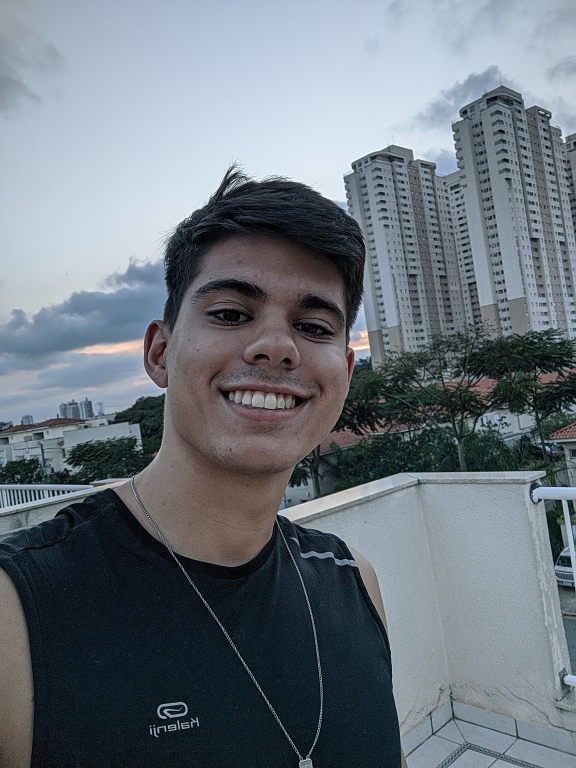
#> input picture training_data/s1/00000PORTRAIT_00000_BURST20210316181408829.jpg, 1728 x 2304 px (shown at 1/3 size); its folder holds only this picture in this run
$ python face_detection.py
#> lines starting #> are read from the running program, lines starting #| are printed output that depends on the picture; after the words box and inside, x2 and y2 are one past the last pixel; in counts of white or black regions, pixels touching at a corner belong together
### training.py
import cv2
import os
import numpy as np

subjects = ["", "Gabriel", "Beatriz"]

# Detect Images Algorithm
def detect_face(img):
    gray = cv2.cvtColor(img, cv2.COLOR_BGR2GRAY)
    faceCascade = cv2.CascadeClassifier('xml/lbpcascade_frontalface.xml')
    faces = faceCascade.detectMultiScale(gray, scaleFactor=1.2, minNeighbors=5)
    if (len(faces) == 0):
        return None, None

    (x, y, w, h) = faces[0]
    return gray[y:y+w, x:x+h], faces[0]

def prepare_training_data(folder_path):
#> called with folder_path = 'training_data'
    dirs = os.listdir(folder_path)
    faces = []
    labels = []

    for dirName in dirs:
        if not dirName.startswith("s"):
            continue
        label = int(dirName.replace("s", ""))
        subjectDirPath = folder_path + "/" + dirName
        subjectImagesName = os.listdir(subjectDirPath)

        for imageName in subjectImagesName:
            if imageName.startswith("."):
                continue

            imagePath = subjectDirPath + "/" + imageName
            image = cv2.imread(imagePath)
#> image is the input picture: shape (2304, 1728, 3); mean B, G, R 125.5, 117.5, 108.3
            cv2.imshow("Training on image...", cv2.resize(image, (400, 500)))
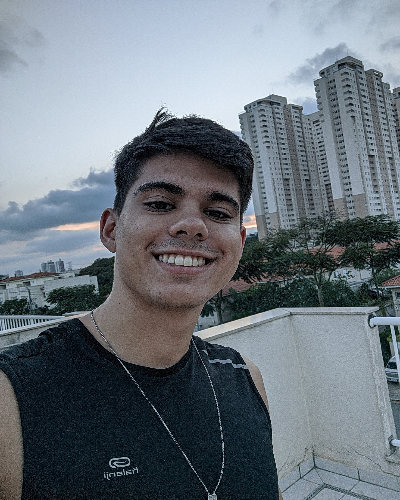
#> window 'Training on image...': shape (500, 400, 3); mean B, G, R 125.4, 117.4, 108.2
            cv2.waitKey(100)
            face, rect = detect_face(image)
#> in detect_face, `faces = faceCascade.detectMultiScale(gray, scaleFactor=1.2, minNeighbo..`: faces = [[492, 689, 664, 664]]
#> in detect_face, `(x, y, w, h) = faces[0]`: x = 492; y = 689; w = 664
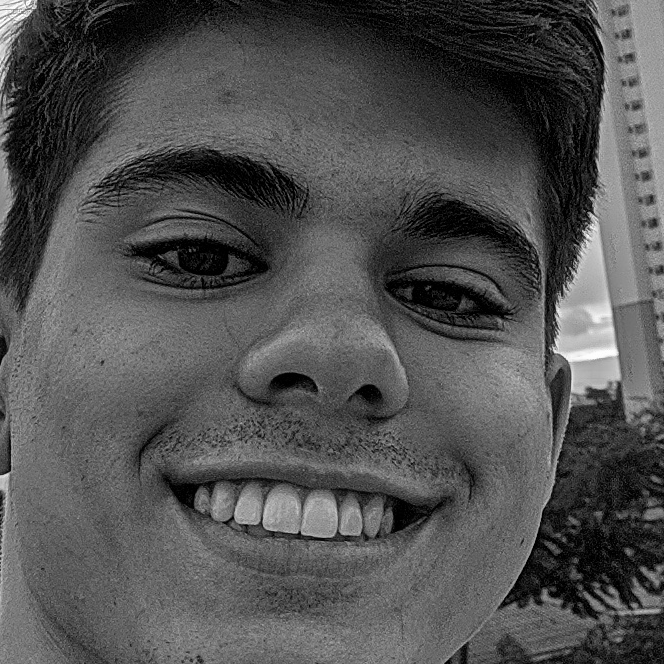
#> face: shape (664, 664); min 0, max 254, mean 81.1
#> rect = [492, 689, 664, 664]

            if face is not None:
                faces.append(face)
                labels.append(label)
#> pass 2 of the loop in prepare_training_data, `for dirName in dirs:`:
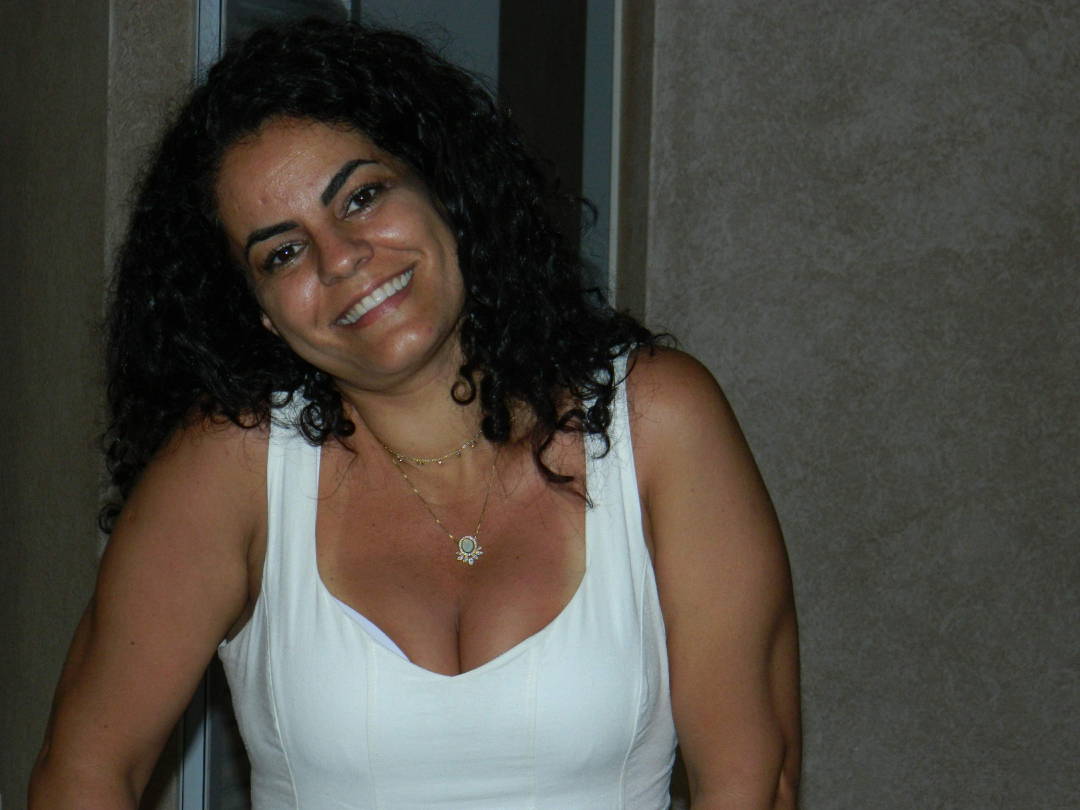
#> input picture training_data/s2/DSCN4693.JPG, 4320 x 3240 px (shown at 1/4 size)
#> in prepare_training_data, image is the input picture: shape (3240, 4320, 3); mean B, G, R 65.1, 72.5, 76.9
#> in prepare_training_data, `cv2.imshow("Training on image...", cv2.resize(image, (400, 500)))`:
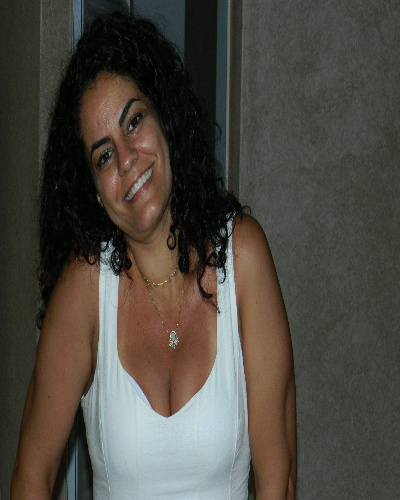
#> window 'Training on image...': shape (500, 400, 3); mean B, G, R 65, 72.4, 76.8
#> in detect_face (call 2), `gray = cv2.cvtColor(img, cv2.COLOR_BGR2GRAY)`:
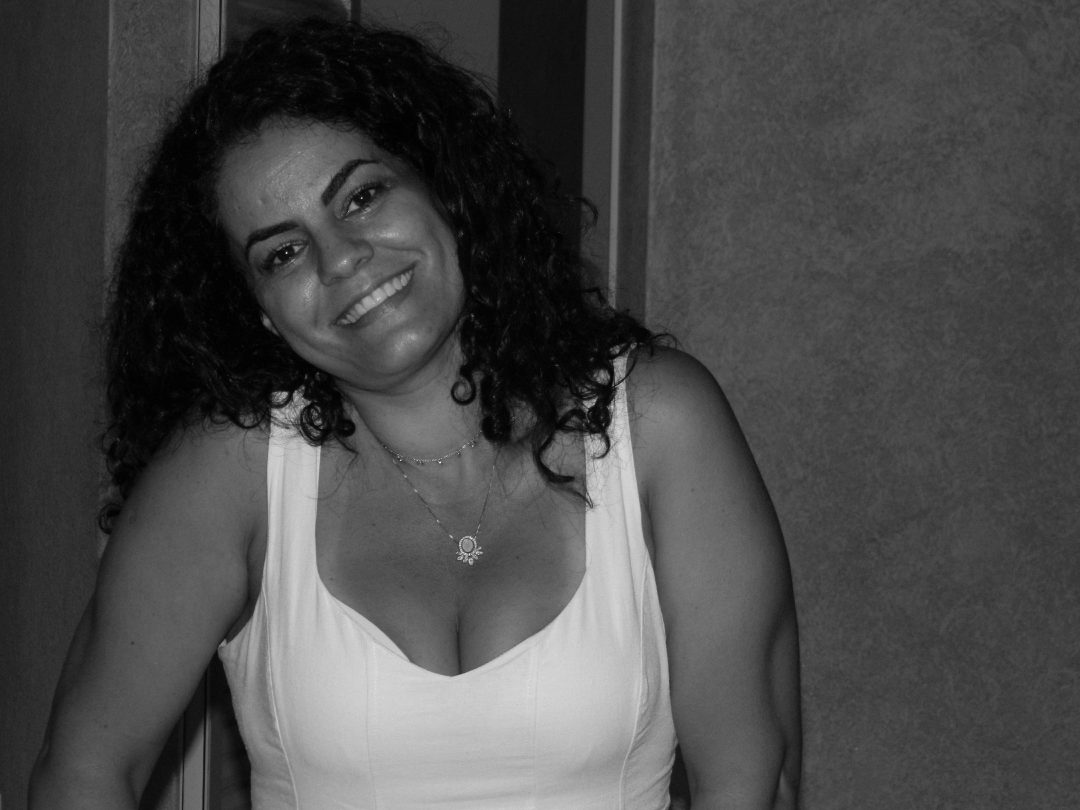
#> gray: shape (3240, 4320) (shown at 1/4 size); min 0, max 255, mean 73
#> faces = ()

    cv2.destroyAllWindows()
    cv2.waitKey(1)
    cv2.destroyAllWindows()
    return faces, labels

def draw_rectangle(img, rect):
    (x, y, w, h) = rect
    cv2.rectangle(img, (x, y), (x+w, y+h), (0, 255, 0), 2)

def draw_text(img, text, x, y):
    cv2.putText(img, text, (x, y), cv2.FONT_HERSHEY_PLAIN, 1.5, (0, 255, 0), 2)

# [6 lines left out: function redim, not called in this run]

### face_detection.py
import training
import cv2
import numpy as np

label = []
def predict(test_img):
    #make a copy of the image as we don't want to chang original image
#> called with test_img = 'test_data/gabriel.jpg'
    img = cv2.imread(test_img).copy()
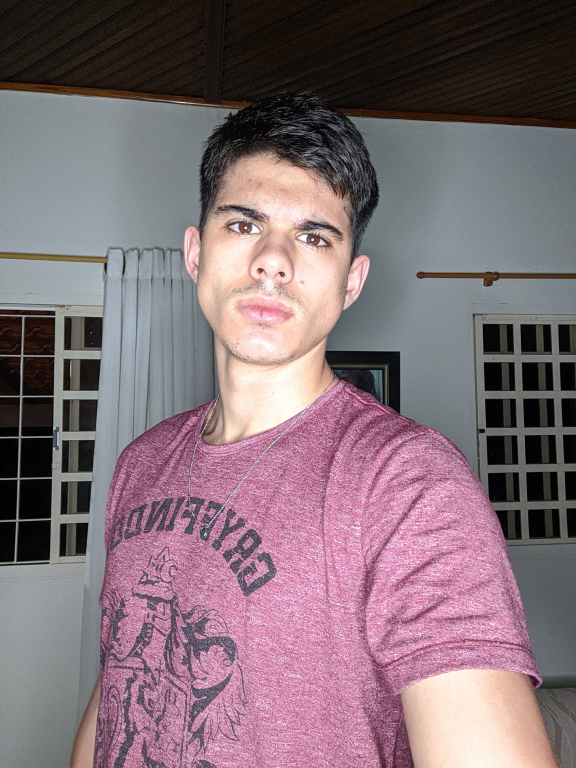
#> input picture test_data/gabriel.jpg, 1728 x 2304 px (shown at 1/3 size)
#> img is the input picture: shape (2304, 1728, 3); mean B, G, R 118.6, 111, 130.8
    print("Face Prediction Running")

    #detect face from the image
    face, rect = training.detect_face(img)
#> face: shape (605, 605)
    print(len(face), "faces detected")

    label, confidence = faceRecognizer.predict(face)
    label_text = training.subjects[label]

    training.draw_rectangle(img, rect)
#> in draw_rectangle, `cv2.rectangle(img, (x, y), (x+w, y+h), (0, 255, 0), 2)`: img: shape (2304, 1728, 3); 0.18% of pixels changed, all inside (x1, y1, x2, y2) = (529, 469, 1137, 1077)
    training.draw_text(img, label_text, rect[0], rect[1]-5)
#> in draw_text, `cv2.putText(img, text, (x, y), cv2.FONT_HERSHEY_PLAIN, 1.5, (0, 255, 0..`: img: shape (2304, 1728, 3); mean B, G, R 118.4, 111.3, 130.6

    return img

print("Preparing data...")
faces, labels = training.prepare_training_data("training_data")
print("Data prepared")

faceRecognizer = cv2.face.LBPHFaceRecognizer_create()
faceRecognizer.train(faces, np.array(labels))

print("Predicting images...")

#load test images
test_img1 = "test_data/gabriel.jpg"
test_img2 = "test_data/daniela.jpg"

#perform a prediction
predicted_img1 = predict(test_img1)
predicted_img2 = predict(test_img2)
#> call 2 of predict, with test_img = 'test_data/daniela.jpg'
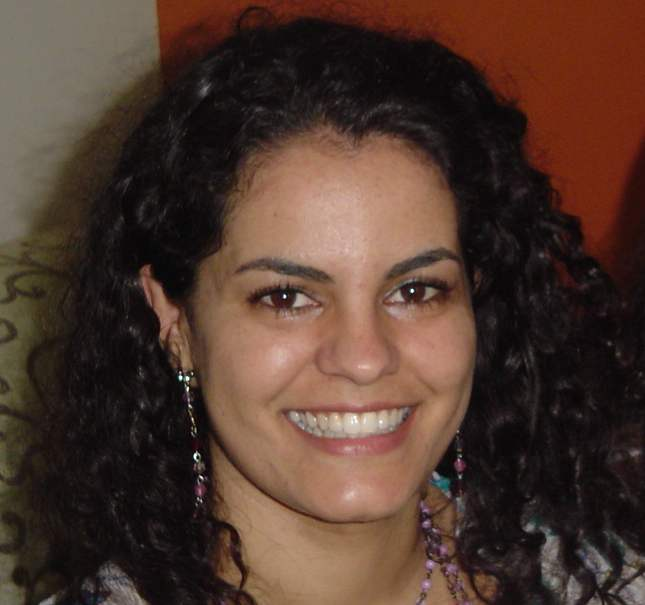
#> input picture test_data/daniela.jpg, 645 x 605 px
#> in predict, img is the input picture: shape (605, 645, 3); mean B, G, R 46.2, 56.6, 79.7
#> in predict (call 2), `face, rect = training.detect_face(img)`:
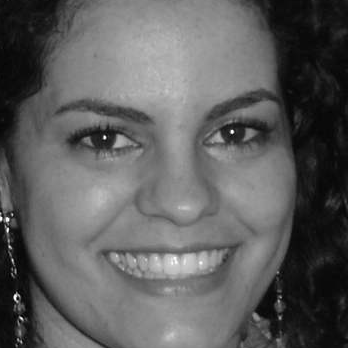
#> face: shape (348, 348); min 1, max 254, mean 94
print("Prediction complete")

#display both images
cv2.imshow(training.subjects[1], cv2.resize(predicted_img1, (400, 500)))
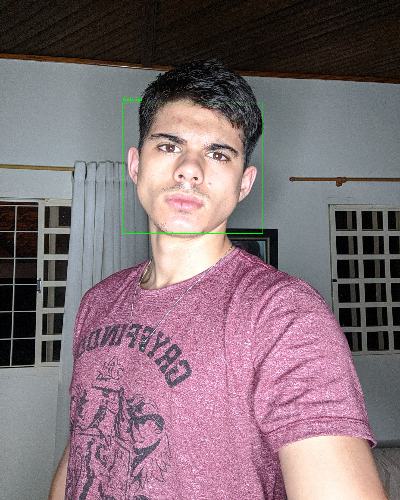
#> window 'Gabriel': shape (500, 400, 3); mean B, G, R 118.2, 111.1, 130.5
cv2.imshow(training.subjects[2], cv2.resize(predicted_img2, (400, 500)))
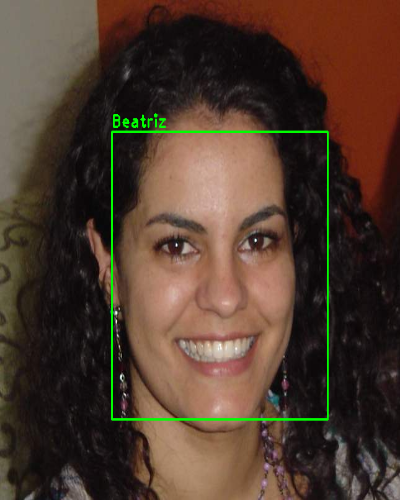
#> window 'Beatriz': shape (500, 400, 3); mean B, G, R 45.6, 59.1, 78.8
cv2.waitKey(0)
cv2.destroyAllWindows()
cv2.waitKey(1)
cv2.destroyAllWindows()
